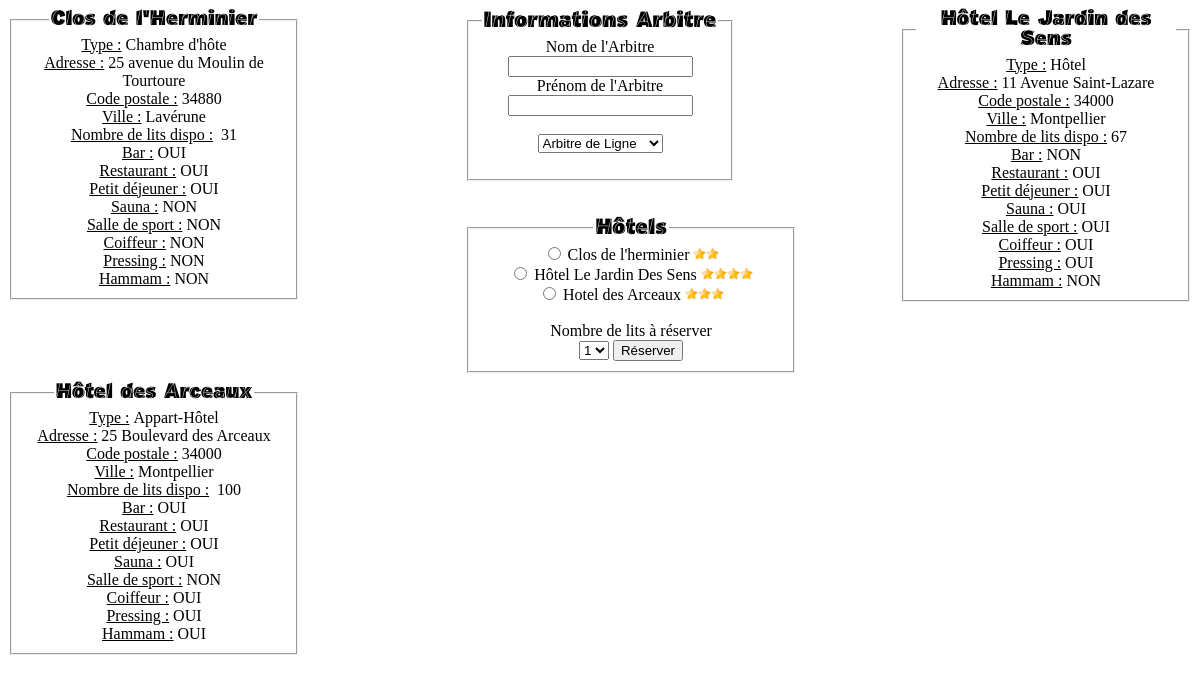
The page /Views/view_arbitres.php on the database as committed earlier.
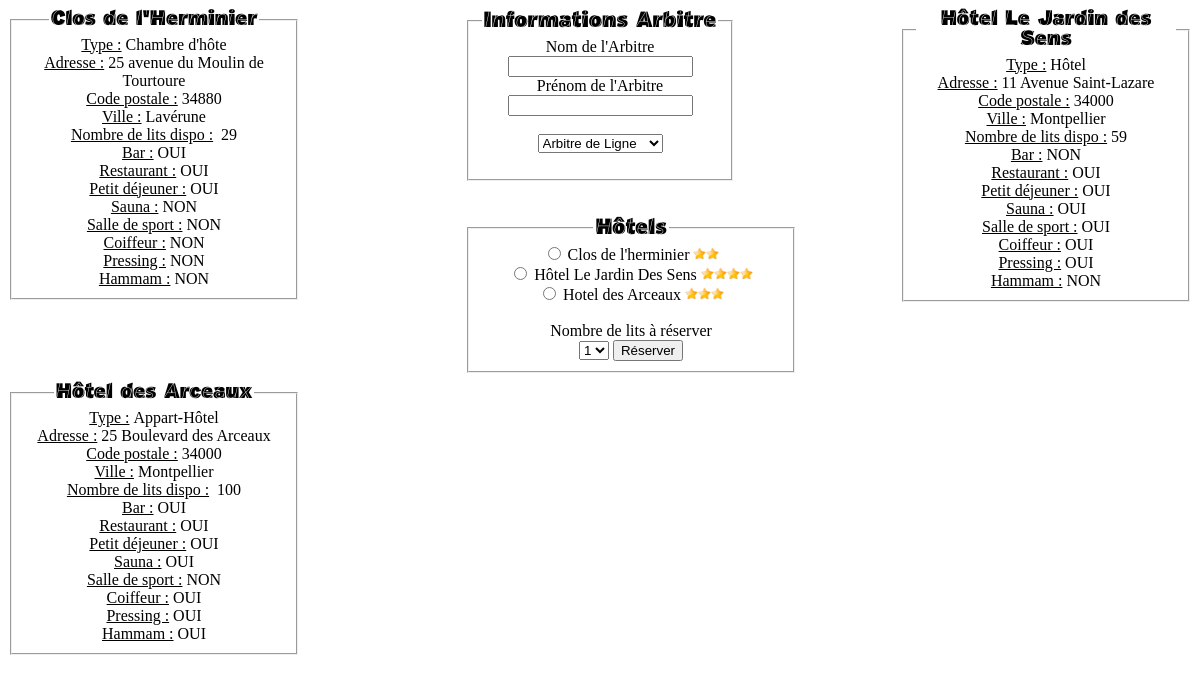
The same page on the database as committed later.
### tables this page shows
CREATE TABLE IF NOT EXISTS `hotel_arbitres` (
  `id_Ahotel` int(11) NOT NULL DEFAULT '0',
  `nom` varchar(100) NOT NULL,
  `type` varchar(40) NOT NULL,
  `nbr_étoiles` int(11) NOT NULL,
  `adresse` varchar(100) NOT NULL,
  `code_postal` int(11) NOT NULL,
  `ville` varchar(100) NOT NULL,
  `nbr_lits_dispo` int(11) NOT NULL,
  `bar` varchar(3) NOT NULL,
  `restaurant` varchar(3) NOT NULL,
  `petit_déjeuner` varchar(3) NOT NULL,
  `sauna` varchar(3) NOT NULL,
  `salle_de_sport` varchar(3) NOT NULL,
  `coiffeur` varchar(3) NOT NULL,
  `pressing` varchar(3) NOT NULL,
  `hammam` varchar(3) NOT NULL
);

### Views/view_arbitres.php (the view, shortened to what the changed rows need)
<link rel="stylesheet" href="../Web/CSS/Fichier-css.css" type="text/css" />
<section id="container">
<div id="hotel6">
	<fieldset style="text-align:center;width:260px">
	<legend style="font-size:21px; font-family:'J.M.Nexus-Black'; font-weight:bold;">Clos de l'Herminier</legend>
		<label for = "nom_film"><u>Type :</u>&nbsp;Chambre d'hôte</label><br>
		<label for = "annee_film"><u>Adresse :</u>&nbsp;25 avenue du Moulin de Tourtoure</label><br>
		<label for = "score"><u>Code postale :</u>&nbsp;34880</label><br>
		<label for = "score"><u>Ville :</u></label>&nbsp;Lavérune<br>
		<label for = "score"><u>Nombre de lits dispo :</u>&nbsp; <?php  function Connect_db(){
      $host="localhost";
      $user="root";
      $password="";
      $dbname="hebergement";
  try {
       $bdd=new PDO('mysql:host='.$host.';dbname='.$dbname.
                    ';charset=utf8',$user,$password);
       return $bdd;
      } catch (Exception $e) {
       die('Erreur : Ca marche pas'.$e->getMessage());
  }
 }
 $bdd=Connect_db();
 $query=$bdd->prepare("Select nbr_lits_dispo from hotel_arbitres where id_Ahotel=1");
 $query->execute();
 while($data=$query->fetch()){
	 $reponse=$data['nbr_lits_dispo'];
 }
 echo $reponse;
?></label><br>
		<label for = "score"><u>Bar :</u>&nbsp;OUI</label><br>
		<label for = "score"><u>Restaurant :</u>&nbsp;OUI</label><br>
		<label for = "score"><u>Petit déjeuner :</u>&nbsp;OUI</label><br>
		<label for = "score"><u>Sauna :</u></label>&nbsp;NON<br>
		<label for = "score"><u>Salle de sport :</u>&nbsp;NON</label><br>
		<label for = "score"><u>Coiffeur :</u>&nbsp;NON</label><br>
		<label for = "score"><u>Pressing :</u>&nbsp;NON</label><br>
		<label for = "score"><u>Hammam :</u>&nbsp;NON</label><br>
	</fieldset>
</div>
<div id="hotel7">
	<fieldset style="text-align:center;width:260px">
	<legend style="font-size:21px; font-family:'J.M.Nexus-Black'; font-weight:bold;">Hôtel Le Jardin des Sens</legend>
		<label for = "nom_film"><u>Type :</u>&nbsp;Hôtel</label><br>
		<label for = "annee_film"><u>Adresse :</u>&nbsp;11 Avenue Saint-Lazare</label><br>
		<label for = "score"><u>Code postale :</u>&nbsp;34000</label><br>
		<label for = "score"><u>Ville :</u></label>&nbsp;Montpellier<br>
		<label for = "score"><u>Nombre de lits dispo :</u>&nbsp;<?php
		 $bdd=Connect_db();
 $query=$bdd->prepare("Select nbr_lits_dispo from hotel_arbitres where id_Ahotel=2");
 $query->execute();
 while($data=$query->fetch()){
	 $reponse=$data['nbr_lits_dispo'];
 }
 echo $reponse;?></label><br>
		<label for = "score"><u>Bar :</u>&nbsp;NON</label><br>
		<label for = "score"><u>Restaurant :</u>&nbsp;OUI</label><br>
		<label for = "score"><u>Petit déjeuner :</u>&nbsp;OUI</label><br>
		<label for = "score"><u>Sauna :</u></label>&nbsp;OUI<br>
		<label for = "score"><u>Salle de sport :</u>&nbsp;OUI</label><br>
		<label for = "score"><u>Coiffeur :</u>&nbsp;OUI</label><br>
		<label for = "score"><u>Pressing :</u>&nbsp;OUI</label><br>
		<label for = "score"><u>Hammam :</u>&nbsp;NON</label><br>
	</fieldset>
</div>
</body>
</section>

Rows that differ between the two databases and show on the page:
changed hotel_arbitres (number 1 of 3 on the later page): nbr_lits_dispo "31" → "29"
changed hotel_arbitres (number 2 of 3 on the later page): nbr_lits_dispo "67" → "59"
